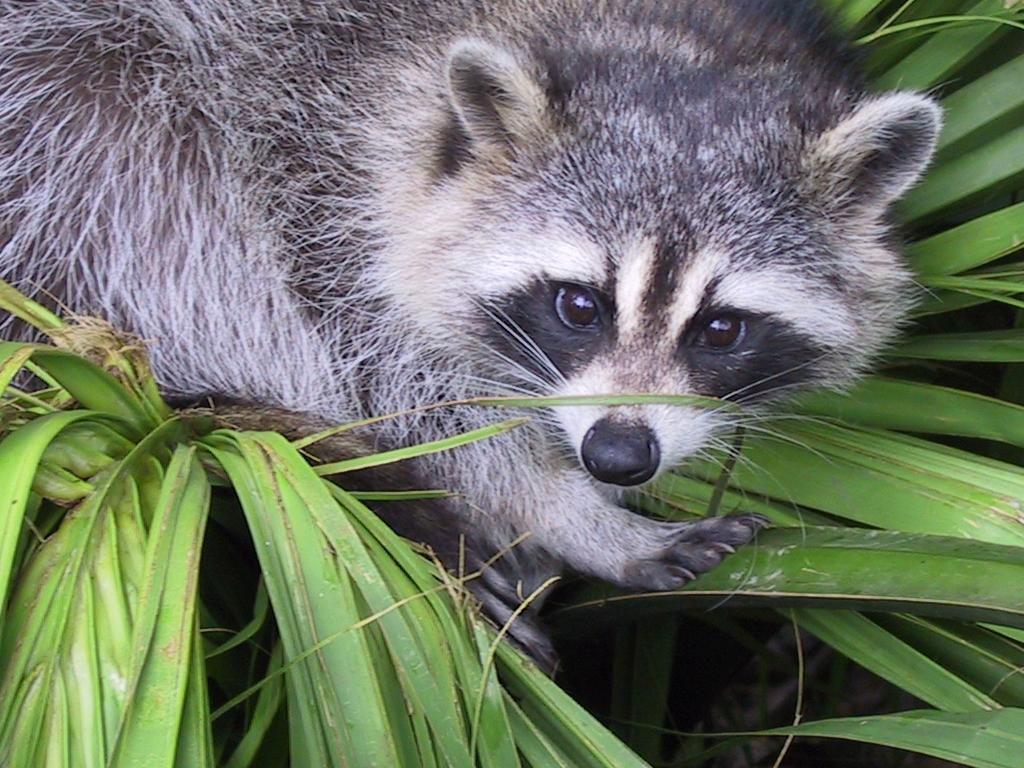
#> input picture 01/ex04/animal.jpeg, 1024 x 768 px
$ python rotate.py
#> lines starting #> are read from the running program, lines starting #| are printed output that depends on the picture
### 01/ex04/load_image.py
import os
import imghdr
from PIL import Image, ImageDraw, ImageFont
import numpy as np


def ft_load(path: str) -> np.ndarray:
    """Load an image from a file and convert it to a numpy array."""
    if not isinstance(path, str):
        raise TypeError("Path must be a string.")
    if not os.path.exists(path):
        raise FileNotFoundError("File " + path + " not found.")
    try:
        output = imghdr.what(path)
    except PermissionError:
        raise PermissionError("Can not open file " + path + ".")
    if output is None:
        raise TypeError("Invalid image format.")
    file_size = os.path.getsize(path)
    max_size = 100 * 1024 * 1024
    if file_size > max_size:
        raise TypeError("File is too large.")
    image = Image.open(path)
    if image.mode != "RGB":
        try:
            image = image.convert("RGB")
        except ValueError:
            raise ValueError("Unsupported image format.")
    image_array = np.array(image)
    print(f"The shape of image is: {image_array.shape}")
    print(image_array)
    return image_array


def slide_2D(
        f: np.ndarray,
        left: int,
        right: int,
        top: int,
        bottom: int
        ) -> np.ndarray:
    """Slice a 2D numpy array."""
    if (
        not isinstance(left, int)
        or not isinstance(right, int)
        or not isinstance(top, int)
        or not isinstance(bottom, int)
    ):
        raise TypeError("Positions must be integers.")
    if not isinstance(f, np.ndarray):
        raise TypeError("First argument must be a numpy array.")
    shape = f.shape
    if len(shape) < 2:
        raise ValueError("Family must be at least a 2D array.")
    height = shape[0]
    width = shape[1]
    if left < -width or right < -width:
        raise IndexError("Index of left or right out of range.")
    if top < -height or bottom < -height:
        raise IndexError("Index of top or bottom out of range.")
    if left < 0:
        left = width + left
    if right < 0:
        right = width + right
    right = min(right, width)
    if left >= right:
        raise IndexError(f"Right {right} must be bigger than left {left}.")
    if top < 0:
        top = height + top
    if bottom < 0:
        bottom = height + bottom
    bottom = min(bottom, height)
    if top >= bottom:
        raise IndexError(f"Bottom {bottom} must be bigger than top {top}.")
    if top < 0 or top >= bottom or bottom > height:
        raise IndexError("Index out of range.")
    return f[top:bottom, left:right]


def get_text_ratio(n: int) -> float:
    default_font = ImageFont.load_default()
    text_bbox = default_font.getbbox(n * "0")
    text_width = text_bbox[2]
    text_height = text_bbox[3]
    return text_width / n / text_height


def draw_text(
        draw: ImageDraw, text: str,
        x: int, y: int, desired_height: int,
        h_align="left", v_align="top"):
    """ Draw text at a specified height.  """
    default_font = ImageFont.load_default()
    text_bbox = default_font.getbbox(text)
    text_width = text_bbox[2]
    text_height = text_bbox[3]

    scale_factor = desired_height / text_height
    scaled_width = int(text_width * scale_factor)
    scaled_height = int(text_height * scale_factor)

    text_image = Image.new("RGBA",
                           (text_width, text_height), (255, 255, 255, 0))
    text_draw = ImageDraw.Draw(text_image)
    text_draw.text((0, 0), text, fill="black", font=default_font)

    scaled_text_image = text_image.resize(
            (scaled_width, scaled_height),
            resample=Image.Resampling.NEAREST)

    if h_align == "center":
        x -= scaled_width // 2
    elif h_align == "right":
        x -= scaled_width

    if v_align == "center":
        y -= scaled_height // 2
    elif v_align == "bottom":
        y -= scaled_height
    draw.bitmap((x, y), scaled_text_image, fill="black")


def get_interval(L: int) -> int:
    d = pow(10, max(len(str(L)) - 2, 1)) * 5
    if int(L / d) < 5 and d > 50:
        d = int(d / 10)
    return d


def display_img(image_array: np.ndarray, mode="RGB") -> None:
    """Display an image from a numpy array."""
    default_colors = {
        "RGB": (255, 255, 255),
        "L": 255,
        "RGBA": (255, 255, 255, 255),
        "CMYK": (0, 0, 0, 0),
        "1": 1,
        "P": 0,
        "I": 0,
        "F": 0.0
    }
    if mode not in default_colors:
        raise ValueError("Unsupported image mode.")
    image_path = "/tmp/00.png"
    image = Image.fromarray(image_array, mode=mode)
    width, height = image.size
    width = int(width)
    height = int(height)

    n_digits = len(str(height))
    text_ratio = get_text_ratio(n_digits)

    margin = max(40, int(min(width, height) / 10))
    text_height = int(margin / 3)
    text_width = int(n_digits * text_ratio * text_height)
    line_width = max(1, int(margin / 40))
    line_height = int(margin / 10)

    margin_top = int(text_height / 2) + 1
    margin_left = line_height + text_width + line_width
    margin_bottom = line_height + text_height

    new_width = width + margin_left + line_width
    new_height = height + margin_bottom + margin_top
    enlarged_image = Image.new(
                        mode,
                        (new_width, new_height),
                        color=default_colors[mode])
    enlarged_image.paste(image, (margin_left, margin_top))
    draw = ImageDraw.Draw(enlarged_image)

    min_to_draw_border = 0
    if width > min_to_draw_border and height > min_to_draw_border:
        draw.rectangle([(
            margin_left - line_width,
            margin_top - line_width
            ), (
            margin_left + width + line_width / 2,
            height + margin_top + line_width / 2
            )], outline="black", width=line_width)
    # Draw X-axis scale (along the bottom margin)
    x_interval = get_interval(width)
    for x in range(0, width, x_interval):
        pos_x = margin_left + x
        draw.line([
            (pos_x, height + margin_top),
            (pos_x, height + margin_top + line_height)
            ], fill="black", width=line_width)
        draw_text(
                draw,
                str(x),
                x=pos_x,
                y=height + margin_top + line_height,
                desired_height=text_height,
                h_align="center",
                v_align="top")
    # Draw Y-axis scale (along the left margin)
    y_interval = get_interval(height)
    for y in range(0, height, y_interval):
        draw.line([
            (margin_left - line_height - line_width / 2,
             y + margin_top + line_width / 2),
            (margin_left - line_width / 2,
             y + margin_top + line_width / 2)
            ], fill="black", width=line_width)
        draw_text(
            draw,
            str(y),
            x=margin_left - line_height - line_width,
            y=y + margin_top,
            desired_height=text_height,
            h_align="right",
            v_align="center")

    enlarged_image.save(image_path)
    enlarged_image.show()


def rotate_image(path: str, left: int, right: int, top: int, bottom: int)\
        -> None:
    """Slice a 2D numpy array."""
    f = ft_load(path)
    new_shape = slide_2D(f, left, right, top, bottom)
    if new_shape.ndim != 3 and new_shape.shape[2] != 3:
        raise ValueError("Unsupported image formar")
    if new_shape.ndim == 2:
        display_img(new_shape)
    grayscale_array = np.dot(new_shape[..., :3], [0.2989, 0.5870, 0.1140])
    grayscale_array = grayscale_array.astype(np.uint8)
    rows, cols = grayscale_array.shape
    transposed_array = np.empty((cols, rows), dtype=grayscale_array.dtype)
    for i in range(rows):
        for j in range(cols):
            transposed_array[j, i] = grayscale_array[i, j]

    print(f"New shape after slicing: {transposed_array.shape}")
    print(transposed_array)
    display_img(transposed_array, mode="L")

### 01/ex04/rotate.py
from load_image import rotate_image


def main():
    try:
        # [11 lines of commented-out code are left out]
        rotate_image("animal.jpeg", 0, 9999999, 0, 100)
#> in ft_load, image is the input picture: PIL image 1024x768 RGB; mean R, G, B 110.7, 117.7, 102.1
#| The shape of image is: (768, 1024, 3)
#> (printed output is left out)
#> in slide_2D, `return f[top:bottom, left:right]`:
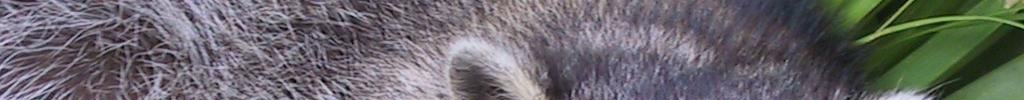
#> returned value: shape (100, 1024, 3); mean of channels 0, 1, 2 105.3, 102.7, 106; drawn as R, G, B
#> in rotate_image, `grayscale_array = np.dot(new_shape[..., :3], [0.2989, 0.5870, 0.1140])`:
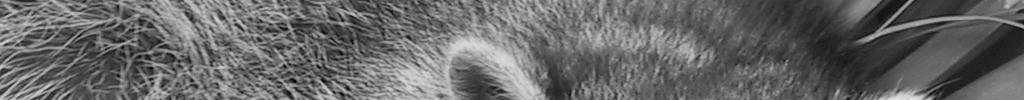
#> grayscale_array: shape (100, 1024) float64; min 1.1, max 230.1, mean 103.9
#> after the loop in rotate_image, `for i in range(rows):`:
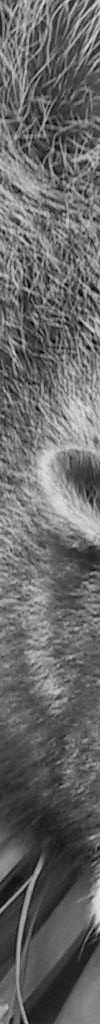
#> transposed_array: shape (1024, 100); min 1, max 230, mean 103.4
#| New shape after slicing: (1024, 100)
#> (printed output is left out)
#> in display_img, `enlarged_image = Image.new( mode, (new_width, new_height), color=defau..`: enlarged_image: PIL image 137x1048 L; every value is 255
#> in display_img, `enlarged_image.paste(image, (margin_left, margin_top))`:
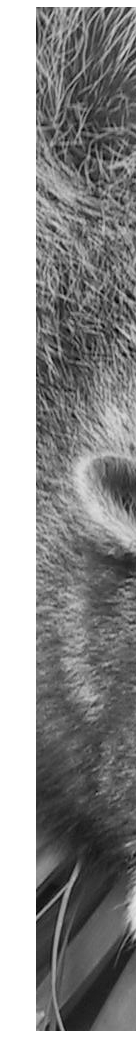
#> enlarged_image: PIL image 137x1048 L; min 1, max 255, mean 146.8
#> in display_img, `enlarged_image.save(image_path)`:
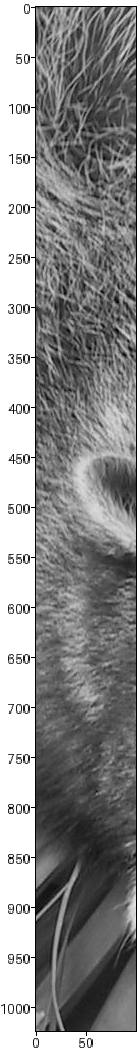
#> saved as 00.png: PIL image 137x1048 L; min 0, max 255, mean 139.8
        # [4 lines of commented-out code are left out]
    except Exception as e:
        print(e)


if __name__ == "__main__":
    main()

$ run again, with 01/landscape.jpg copied over 01/ex04/animal.jpeg
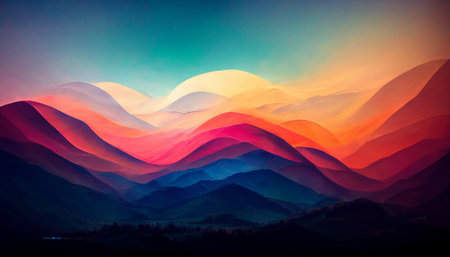
#> input picture 01/landscape.jpg, 450 x 257 px
#> in ft_load, image is the input picture: PIL image 450x257 RGB; mean R, G, B 98.7, 79.1, 89.1
#| The shape of image is: (257, 450, 3)
#> (printed output is left out)
#> after the loop in rotate_image, `for i in range(rows):`:
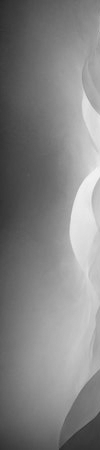
#> transposed_array: shape (450, 100); min 39, max 245, mean 130.9
#| New shape after slicing: (450, 100)
#> (printed output is left out)
#> in display_img, `enlarged_image.save(image_path)`:
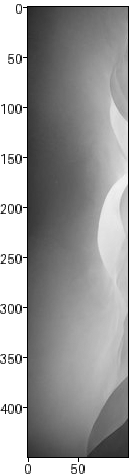
#> saved as 00.png: PIL image 129x474 L; min 0, max 255, mean 156.2
